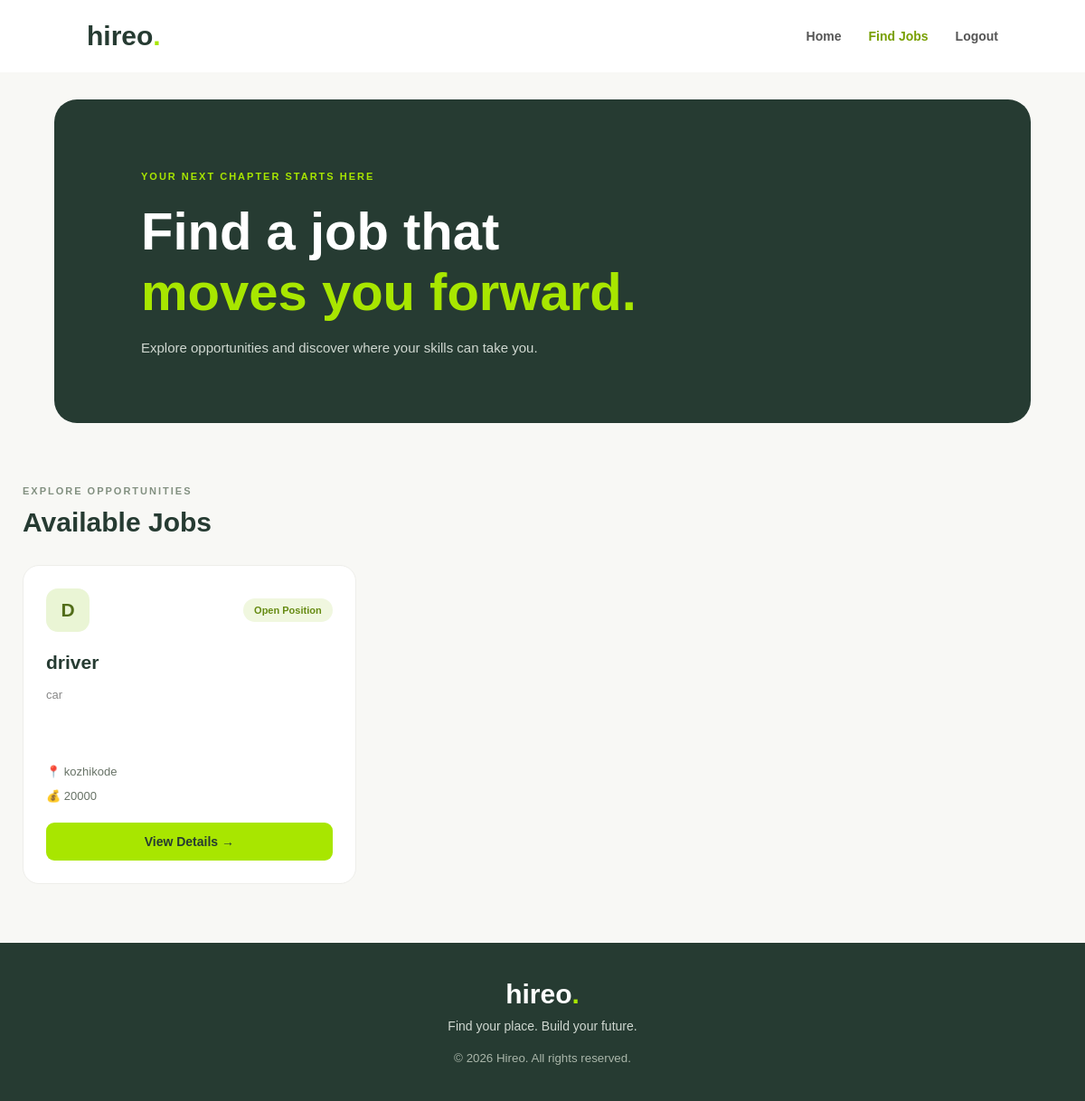
/jobs/list/ (signed in), run on the app's committed database.
### jobs/models.py (models this page shows, shortened)
class Job (models.Model):
    company = models.ForeignKey(
    CompanyProfile,
    on_delete=models.CASCADE
        )
    title = models.CharField()
    description = models.TextField()
    location = models.CharField()
    salary = models.CharField()
    created_at = models.DateTimeField(auto_now_add=True)
    is_active = models.BooleanField(default=True)

### jobs/views.py (the view)
# urls.py: path('list/',views.job_list, name='job_list'),
@login_required
def job_list(request):
    if request.user.role != 'employee':
        return redirect('login')
    jobs = Job.objects.filter(is_active=True)
    return render(request, 'jobs/job_list.html', {'jobs': jobs})

### jobs/templates/jobs/job_list.html (shortened to what this page needs)
{% load static %}
<!DOCTYPE html>
<html lang="en">
<head>
<link rel="stylesheet" href="{% static 'css/style.css' %}">
</head>
<body class="job-list-page">
<nav class="job-list-navbar">
    <a href="{% url 'home' %}" class="job-list-logo">
        hireo<span>.</span>
    </a>
    <div class="job-list-nav-links">
        <a href="{% url 'home' %}">Home</a>
        <a href="{% url 'job_list' %}" class="active">Find Jobs</a>
        <a href="{% url 'logout' %}">Logout</a>
    </div>
</nav>
<section class="job-list-hero">
    <span>YOUR NEXT CHAPTER STARTS HERE</span>
    <h1>
        Find a job that <br>
        <span>moves you forward.</span>
    </h1>
    <p>
        Explore opportunities and discover where your skills can take you.
    </p>
</section>
<main class="job-list-container">
    <div class="job-list-heading">
        <div>
            <span>EXPLORE OPPORTUNITIES</span>
            <h2>Available Jobs</h2>
        </div>
    </div>
    <div class="job-list-grid">
        {% for job in jobs %}
            <div class="job-list-card">
                <div class="job-list-card-top">
                    <div class="job-list-company-icon">
                        {{ job.title|first|upper }}
                    </div>
                    <span class="job-list-badge">
                        Open Position
                    </span>
                </div>
                <h3>{{ job.title }}</h3>
                <p class="job-list-description">
                    {{ job.description|truncatewords:22 }}
                </p>
                <div class="job-list-meta">
                    <span>
                        📍 {{ job.location }}
                    </span>
                    <span>
                        💰 {{ job.salary }}
                    </span>
                </div>
                <a href="{% url 'job_detail' job.id %}"
                   class="job-list-view">
                    View Details →
                </a>
            </div>
        {% endfor %}
    </div>
</main>
<footer class="job-list-footer">
    <h2>hireo<span>.</span></h2>
    <p>Find your place. Build your future.</p>
    <small>
        © 2026 Hireo. All rights reserved.
    </small>
</footer>
</body>
</html>

### data on the page
Job: title|first "D", title "driver", description "car", location "kozhikode", salary "20000"
